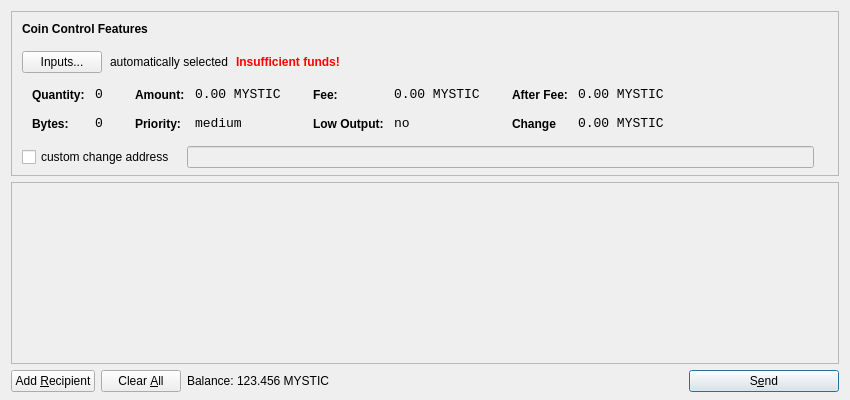
<?xml version="1.0" encoding="UTF-8"?>
<ui version="4.0">
 <class>SendCoinsDialog</class>
 <widget class="QDialog" name="SendCoinsDialog">
  <property name="geometry">
   <rect>
    <x>0</x>
    <y>0</y>
    <width>850</width>
    <height>400</height>
   </rect>
  </property>
  <property name="windowTitle">
   <string>Send Coins</string>
  </property>
  <layout class="QVBoxLayout" name="verticalLayout" stretch="0,1,0">
   <property name="bottomMargin">
    <number>8</number>
   </property>
   <item>
    <widget class="QFrame" name="frameCoinControl">
     <property name="sizePolicy">
      <sizepolicy hsizetype="Expanding" vsizetype="Expanding">
       <horstretch>0</horstretch>
       <verstretch>0</verstretch>
      </sizepolicy>
     </property>
     <property name="maximumSize">
      <size>
       <width>16777215</width>
       <height>16777215</height>
      </size>
     </property>
     <property name="frameShape">
      <enum>QFrame::StyledPanel</enum>
     </property>
     <property name="frameShadow">
      <enum>QFrame::Sunken</enum>
     </property>
     <layout class="QVBoxLayout" name="verticalLayoutCoinControl2">
      <property name="spacing">
       <number>-1</number>
      </property>
      <property name="leftMargin">
       <number>0</number>
      </property>
      <property name="topMargin">
       <number>0</number>
      </property>
      <property name="rightMargin">
       <number>0</number>
      </property>
      <property name="bottomMargin">
       <number>6</number>
      </property>
      <item>
       <layout class="QVBoxLayout" name="verticalLayoutCoinControl" stretch="0,0,0,0,1">
        <property name="spacing">
         <number>0</number>
        </property>
        <property name="leftMargin">
         <number>10</number>
        </property>
        <property name="topMargin">
         <number>10</number>
        </property>
        <item>
         <layout class="QHBoxLayout" name="horizontalLayoutCoinControl1">
          <property name="bottomMargin">
           <number>15</number>
          </property>
          <item>
           <widget class="QLabel" name="labelCoinControlFeatures">
            <property name="sizePolicy">
             <sizepolicy hsizetype="Preferred" vsizetype="Maximum">
              <horstretch>0</horstretch>
              <verstretch>0</verstretch>
             </sizepolicy>
            </property>
            <property name="font">
             <font>
              <weight>75</weight>
              <bold>true</bold>
             </font>
            </property>
            <property name="styleSheet">
             <string notr="true">font-weight:bold;</string>
            </property>
            <property name="text">
             <string>Coin Control Features</string>
            </property>
           </widget>
          </item>
         </layout>
        </item>
        <item>
         <layout class="QHBoxLayout" name="horizontalLayoutCoinControl2" stretch="0,0,0,0">
          <property name="spacing">
           <number>8</number>
          </property>
          <property name="bottomMargin">
           <number>10</number>
          </property>
          <item>
           <widget class="QPushButton" name="pushButtonCoinControl">
            <property name="styleSheet">
             <string notr="true"/>
            </property>
            <property name="text">
             <string>Inputs...</string>
            </property>
           </widget>
          </item>
          <item>
           <widget class="QLabel" name="labelCoinControlAutomaticallySelected">
            <property name="text">
             <string>automatically selected</string>
            </property>
            <property name="margin">
             <number>5</number>
            </property>
           </widget>
          </item>
          <item>
           <widget class="QLabel" name="labelCoinControlInsuffFunds">
            <property name="font">
             <font>
              <weight>75</weight>
              <bold>true</bold>
             </font>
            </property>
            <property name="styleSheet">
             <string notr="true">color:red;font-weight:bold;</string>
            </property>
            <property name="text">
             <string>Insufficient funds!</string>
            </property>
            <property name="margin">
             <number>5</number>
            </property>
           </widget>
          </item>
          <item>
           <spacer name="horizontalSpacerCoinControl">
            <property name="orientation">
             <enum>Qt::Horizontal</enum>
            </property>
            <property name="sizeHint" stdset="0">
             <size>
              <width>40</width>
              <height>1</height>
             </size>
            </property>
           </spacer>
          </item>
         </layout>
        </item>
        <item>
         <widget class="QWidget" name="widgetCoinControl" native="true">
          <property name="sizePolicy">
           <sizepolicy hsizetype="Preferred" vsizetype="Preferred">
            <horstretch>0</horstretch>
            <verstretch>0</verstretch>
           </sizepolicy>
          </property>
          <property name="minimumSize">
           <size>
            <width>0</width>
            <height>0</height>
           </size>
          </property>
          <property name="styleSheet">
           <string notr="true"/>
          </property>
          <layout class="QHBoxLayout" name="horizontalLayoutCoinControl5">
           <property name="margin">
            <number>0</number>
           </property>
           <item>
            <layout class="QHBoxLayout" name="horizontalLayoutCoinControl3" stretch="0,0,0,1">
             <property name="spacing">
              <number>20</number>
             </property>
             <property name="topMargin">
              <number>0</number>
             </property>
             <property name="bottomMargin">
              <number>10</number>
             </property>
             <item>
              <layout class="QFormLayout" name="formLayoutCoinControl1">
               <property name="horizontalSpacing">
                <number>10</number>
               </property>
               <property name="verticalSpacing">
                <number>14</number>
               </property>
               <property name="leftMargin">
                <number>10</number>
               </property>
               <property name="topMargin">
                <number>4</number>
               </property>
               <property name="rightMargin">
                <number>6</number>
               </property>
               <item row="0" column="0">
                <widget class="QLabel" name="labelCoinControlQuantityText">
                 <property name="styleSheet">
                  <string notr="true">font-weight:bold;</string>
                 </property>
                 <property name="text">
                  <string>Quantity:</string>
                 </property>
                 <property name="margin">
                  <number>0</number>
                 </property>
                </widget>
               </item>
               <item row="0" column="1">
                <widget class="QLabel" name="labelCoinControlQuantity">
                 <property name="font">
                  <font>
                   <family>Monospace</family>
                   <pointsize>10</pointsize>
                  </font>
                 </property>
                 <property name="cursor">
                  <cursorShape>IBeamCursor</cursorShape>
                 </property>
                 <property name="contextMenuPolicy">
                  <enum>Qt::ActionsContextMenu</enum>
                 </property>
                 <property name="text">
                  <string>0</string>
                 </property>
                 <property name="margin">
                  <number>0</number>
                 </property>
                 <property name="textInteractionFlags">
                  <set>Qt::LinksAccessibleByMouse|Qt::TextSelectableByKeyboard|Qt::TextSelectableByMouse</set>
                 </property>
                </widget>
               </item>
               <item row="1" column="0">
                <widget class="QLabel" name="labelCoinControlBytesText">
                 <property name="styleSheet">
                  <string notr="true">font-weight:bold;</string>
                 </property>
                 <property name="text">
                  <string>Bytes:</string>
                 </property>
                </widget>
               </item>
               <item row="1" column="1">
                <widget class="QLabel" name="labelCoinControlBytes">
                 <property name="font">
                  <font>
                   <family>Monospace</family>
                   <pointsize>10</pointsize>
                  </font>
                 </property>
                 <property name="cursor">
                  <cursorShape>IBeamCursor</cursorShape>
                 </property>
                 <property name="contextMenuPolicy">
                  <enum>Qt::ActionsContextMenu</enum>
                 </property>
                 <property name="text">
                  <string>0</string>
                 </property>
                 <property name="textInteractionFlags">
                  <set>Qt::LinksAccessibleByMouse|Qt::TextSelectableByKeyboard|Qt::TextSelectableByMouse</set>
                 </property>
                </widget>
               </item>
              </layout>
             </item>
             <item>
              <layout class="QFormLayout" name="formLayoutCoinControl2">
               <property name="horizontalSpacing">
                <number>10</number>
               </property>
               <property name="verticalSpacing">
                <number>14</number>
               </property>
               <property name="leftMargin">
                <number>6</number>
               </property>
               <property name="topMargin">
                <number>4</number>
               </property>
               <property name="rightMargin">
                <number>6</number>
               </property>
               <item row="0" column="0">
                <widget class="QLabel" name="labelCoinControlAmountText">
                 <property name="styleSheet">
                  <string notr="true">font-weight:bold;</string>
                 </property>
                 <property name="text">
                  <string>Amount:</string>
                 </property>
                 <property name="margin">
                  <number>0</number>
                 </property>
                </widget>
               </item>
               <item row="0" column="1">
                <widget class="QLabel" name="labelCoinControlAmount">
                 <property name="font">
                  <font>
                   <family>Monospace</family>
                   <pointsize>10</pointsize>
                  </font>
                 </property>
                 <property name="cursor">
                  <cursorShape>IBeamCursor</cursorShape>
                 </property>
                 <property name="contextMenuPolicy">
                  <enum>Qt::ActionsContextMenu</enum>
                 </property>
                 <property name="text">
                  <string>0.00 MYSTIC</string>
                 </property>
                 <property name="textInteractionFlags">
                  <set>Qt::LinksAccessibleByMouse|Qt::TextSelectableByKeyboard|Qt::TextSelectableByMouse</set>
                 </property>
                </widget>
               </item>
               <item row="1" column="0">
                <widget class="QLabel" name="labelCoinControlPriorityText">
                 <property name="styleSheet">
                  <string notr="true">font-weight:bold;</string>
                 </property>
                 <property name="text">
                  <string>Priority:</string>
                 </property>
                </widget>
               </item>
               <item row="1" column="1">
                <widget class="QLabel" name="labelCoinControlPriority">
                 <property name="font">
                  <font>
                   <family>Monospace</family>
                   <pointsize>10</pointsize>
                  </font>
                 </property>
                 <property name="cursor">
                  <cursorShape>IBeamCursor</cursorShape>
                 </property>
                 <property name="contextMenuPolicy">
                  <enum>Qt::ActionsContextMenu</enum>
                 </property>
                 <property name="text">
                  <string>medium</string>
                 </property>
                 <property name="textInteractionFlags">
                  <set>Qt::LinksAccessibleByMouse|Qt::TextSelectableByKeyboard|Qt::TextSelectableByMouse</set>
                 </property>
                </widget>
               </item>
              </layout>
             </item>
             <item>
              <layout class="QFormLayout" name="formLayoutCoinControl3">
               <property name="horizontalSpacing">
                <number>10</number>
               </property>
               <property name="verticalSpacing">
                <number>14</number>
               </property>
               <property name="leftMargin">
                <number>6</number>
               </property>
               <property name="topMargin">
                <number>4</number>
               </property>
               <property name="rightMargin">
                <number>6</number>
               </property>
               <item row="0" column="0">
                <widget class="QLabel" name="labelCoinControlFeeText">
                 <property name="styleSheet">
                  <string notr="true">font-weight:bold;</string>
                 </property>
                 <property name="text">
                  <string>Fee:</string>
                 </property>
                 <property name="margin">
                  <number>0</number>
                 </property>
                </widget>
               </item>
               <item row="0" column="1">
                <widget class="QLabel" name="labelCoinControlFee">
                 <property name="font">
                  <font>
                   <family>Monospace</family>
                   <pointsize>10</pointsize>
                  </font>
                 </property>
                 <property name="cursor">
                  <cursorShape>IBeamCursor</cursorShape>
                 </property>
                 <property name="contextMenuPolicy">
                  <enum>Qt::ActionsContextMenu</enum>
                 </property>
                 <property name="text">
                  <string>0.00 MYSTIC</string>
                 </property>
                 <property name="textInteractionFlags">
                  <set>Qt::LinksAccessibleByMouse|Qt::TextSelectableByKeyboard|Qt::TextSelectableByMouse</set>
                 </property>
                </widget>
               </item>
               <item row="1" column="0">
                <widget class="QLabel" name="labelCoinControlLowOutputText">
                 <property name="styleSheet">
                  <string notr="true">font-weight:bold;</string>
                 </property>
                 <property name="text">
                  <string>Low Output:</string>
                 </property>
                </widget>
               </item>
               <item row="1" column="1">
                <widget class="QLabel" name="labelCoinControlLowOutput">
                 <property name="font">
                  <font>
                   <family>Monospace</family>
                   <pointsize>10</pointsize>
                  </font>
                 </property>
                 <property name="cursor">
                  <cursorShape>IBeamCursor</cursorShape>
                 </property>
                 <property name="contextMenuPolicy">
                  <enum>Qt::ActionsContextMenu</enum>
                 </property>
                 <property name="text">
                  <string>no</string>
                 </property>
                 <property name="textInteractionFlags">
                  <set>Qt::LinksAccessibleByMouse|Qt::TextSelectableByKeyboard|Qt::TextSelectableByMouse</set>
                 </property>
                </widget>
               </item>
              </layout>
             </item>
             <item>
              <layout class="QFormLayout" name="formLayoutCoinControl4">
               <property name="horizontalSpacing">
                <number>10</number>
               </property>
               <property name="verticalSpacing">
                <number>14</number>
               </property>
               <property name="leftMargin">
                <number>6</number>
               </property>
               <property name="topMargin">
                <number>4</number>
               </property>
               <property name="rightMargin">
                <number>6</number>
               </property>
               <item row="0" column="0">
                <widget class="QLabel" name="labelCoinControlAfterFeeText">
                 <property name="styleSheet">
                  <string notr="true">font-weight:bold;</string>
                 </property>
                 <property name="text">
                  <string>After Fee:</string>
                 </property>
                 <property name="margin">
                  <number>0</number>
                 </property>
                </widget>
               </item>
               <item row="0" column="1">
                <widget class="QLabel" name="labelCoinControlAfterFee">
                 <property name="font">
                  <font>
                   <family>Monospace</family>
                   <pointsize>10</pointsize>
                  </font>
                 </property>
                 <property name="cursor">
                  <cursorShape>IBeamCursor</cursorShape>
                 </property>
                 <property name="contextMenuPolicy">
                  <enum>Qt::ActionsContextMenu</enum>
                 </property>
                 <property name="text">
                  <string>0.00 MYSTIC</string>
                 </property>
                 <property name="textInteractionFlags">
                  <set>Qt::LinksAccessibleByMouse|Qt::TextSelectableByKeyboard|Qt::TextSelectableByMouse</set>
                 </property>
                </widget>
               </item>
               <item row="1" column="0">
                <widget class="QLabel" name="labelCoinControlChangeText">
                 <property name="styleSheet">
                  <string notr="true">font-weight:bold;</string>
                 </property>
                 <property name="text">
                  <string>Change</string>
                 </property>
                </widget>
               </item>
               <item row="1" column="1">
                <widget class="QLabel" name="labelCoinControlChange">
                 <property name="font">
                  <font>
                   <family>Monospace</family>
                   <pointsize>10</pointsize>
                  </font>
                 </property>
                 <property name="cursor">
                  <cursorShape>IBeamCursor</cursorShape>
                 </property>
                 <property name="contextMenuPolicy">
                  <enum>Qt::ActionsContextMenu</enum>
                 </property>
                 <property name="text">
                  <string>0.00 MYSTIC</string>
                 </property>
                 <property name="textInteractionFlags">
                  <set>Qt::LinksAccessibleByMouse|Qt::TextSelectableByKeyboard|Qt::TextSelectableByMouse</set>
                 </property>
                </widget>
               </item>
              </layout>
             </item>
            </layout>
           </item>
          </layout>
         </widget>
        </item>
        <item>
         <layout class="QHBoxLayout" name="horizontalLayoutCoinControl4" stretch="0,0,0">
          <property name="spacing">
           <number>12</number>
          </property>
          <property name="sizeConstraint">
           <enum>QLayout::SetDefaultConstraint</enum>
          </property>
          <property name="topMargin">
           <number>5</number>
          </property>
          <property name="rightMargin">
           <number>5</number>
          </property>
          <item>
           <widget class="QCheckBox" name="checkBoxCoinControlChange">
            <property name="text">
             <string>custom change address</string>
            </property>
           </widget>
          </item>
          <item>
           <widget class="QLineEdit" name="lineEditCoinControlChange">
            <property name="enabled">
             <bool>false</bool>
            </property>
            <property name="sizePolicy">
             <sizepolicy hsizetype="Expanding" vsizetype="Fixed">
              <horstretch>0</horstretch>
              <verstretch>0</verstretch>
             </sizepolicy>
            </property>
           </widget>
          </item>
          <item>
           <widget class="QLabel" name="labelCoinControlChangeLabel">
            <property name="sizePolicy">
             <sizepolicy hsizetype="Preferred" vsizetype="Expanding">
              <horstretch>0</horstretch>
              <verstretch>0</verstretch>
             </sizepolicy>
            </property>
            <property name="minimumSize">
             <size>
              <width>0</width>
              <height>0</height>
             </size>
            </property>
            <property name="text">
             <string/>
            </property>
            <property name="margin">
             <number>3</number>
            </property>
           </widget>
          </item>
         </layout>
        </item>
        <item>
         <spacer name="verticalSpacerCoinControl">
          <property name="orientation">
           <enum>Qt::Vertical</enum>
          </property>
          <property name="sizeHint" stdset="0">
           <size>
            <width>800</width>
            <height>1</height>
           </size>
          </property>
         </spacer>
        </item>
       </layout>
      </item>
     </layout>
    </widget>
   </item>
   <item>
    <widget class="QScrollArea" name="scrollArea">
     <property name="widgetResizable">
      <bool>true</bool>
     </property>
     <widget class="QWidget" name="scrollAreaWidgetContents">
      <property name="geometry">
       <rect>
        <x>0</x>
        <y>0</y>
        <width>830</width>
        <height>165</height>
       </rect>
      </property>
      <layout class="QVBoxLayout" name="verticalLayout_2">
       <property name="margin">
        <number>0</number>
       </property>
       <item>
        <layout class="QVBoxLayout" name="entries">
         <property name="spacing">
          <number>6</number>
         </property>
        </layout>
       </item>
       <item>
        <spacer name="verticalSpacer">
         <property name="orientation">
          <enum>Qt::Vertical</enum>
         </property>
         <property name="sizeHint" stdset="0">
          <size>
           <width>20</width>
           <height>40</height>
          </size>
         </property>
        </spacer>
       </item>
      </layout>
     </widget>
    </widget>
   </item>
   <item>
    <layout class="QHBoxLayout" name="horizontalLayout">
     <item>
      <widget class="QPushButton" name="addButton">
       <property name="toolTip">
        <string>Send to multiple recipients at once</string>
       </property>
       <property name="text">
        <string>Add &amp;Recipient</string>
       </property>
       <property name="icon">
        <iconset resource="../bitcoin.qrc">
         <normaloff>:/icons/add</normaloff>:/icons/add</iconset>
       </property>
       <property name="autoDefault">
        <bool>false</bool>
       </property>
      </widget>
     </item>
     <item>
      <widget class="QPushButton" name="clearButton">
       <property name="sizePolicy">
        <sizepolicy hsizetype="Minimum" vsizetype="Fixed">
         <horstretch>0</horstretch>
         <verstretch>0</verstretch>
        </sizepolicy>
       </property>
       <property name="toolTip">
        <string>Remove all transaction fields</string>
       </property>
       <property name="text">
        <string>Clear &amp;All</string>
       </property>
       <property name="icon">
        <iconset resource="../bitcoin.qrc">
         <normaloff>:/icons/remove</normaloff>:/icons/remove</iconset>
       </property>
       <property name="autoRepeatDelay">
        <number>300</number>
       </property>
       <property name="autoDefault">
        <bool>false</bool>
       </property>
      </widget>
     </item>
     <item>
      <layout class="QHBoxLayout" name="horizontalLayout_2">
       <property name="spacing">
        <number>3</number>
       </property>
       <item>
        <widget class="QLabel" name="label">
         <property name="sizePolicy">
          <sizepolicy hsizetype="Preferred" vsizetype="Fixed">
           <horstretch>0</horstretch>
           <verstretch>0</verstretch>
          </sizepolicy>
         </property>
         <property name="text">
          <string>Balance:</string>
         </property>
        </widget>
       </item>
       <item>
        <widget class="QLabel" name="labelBalance">
         <property name="sizePolicy">
          <sizepolicy hsizetype="Preferred" vsizetype="Fixed">
           <horstretch>0</horstretch>
           <verstretch>0</verstretch>
          </sizepolicy>
         </property>
         <property name="cursor">
          <cursorShape>IBeamCursor</cursorShape>
         </property>
         <property name="text">
          <string>123.456 MYSTIC</string>
         </property>
         <property name="textInteractionFlags">
          <set>Qt::LinksAccessibleByMouse|Qt::TextSelectableByKeyboard|Qt::TextSelectableByMouse</set>
         </property>
        </widget>
       </item>
      </layout>
     </item>
     <item>
      <spacer name="horizontalSpacer">
       <property name="orientation">
        <enum>Qt::Horizontal</enum>
       </property>
       <property name="sizeHint" stdset="0">
        <size>
         <width>40</width>
         <height>20</height>
        </size>
       </property>
      </spacer>
     </item>
     <item>
      <widget class="QPushButton" name="sendButton">
       <property name="minimumSize">
        <size>
         <width>150</width>
         <height>0</height>
        </size>
       </property>
       <property name="toolTip">
        <string>Confirm the send action</string>
       </property>
       <property name="text">
        <string>S&amp;end</string>
       </property>
       <property name="icon">
        <iconset resource="../bitcoin.qrc">
         <normaloff>:/icons/send</normaloff>:/icons/send</iconset>
       </property>
       <property name="default">
        <bool>true</bool>
       </property>
      </widget>
     </item>
    </layout>
   </item>
  </layout>
 </widget>
 <resources>
  <include location="../bitcoin.qrc"/>
 </resources>
 <connections/>
</ui>
